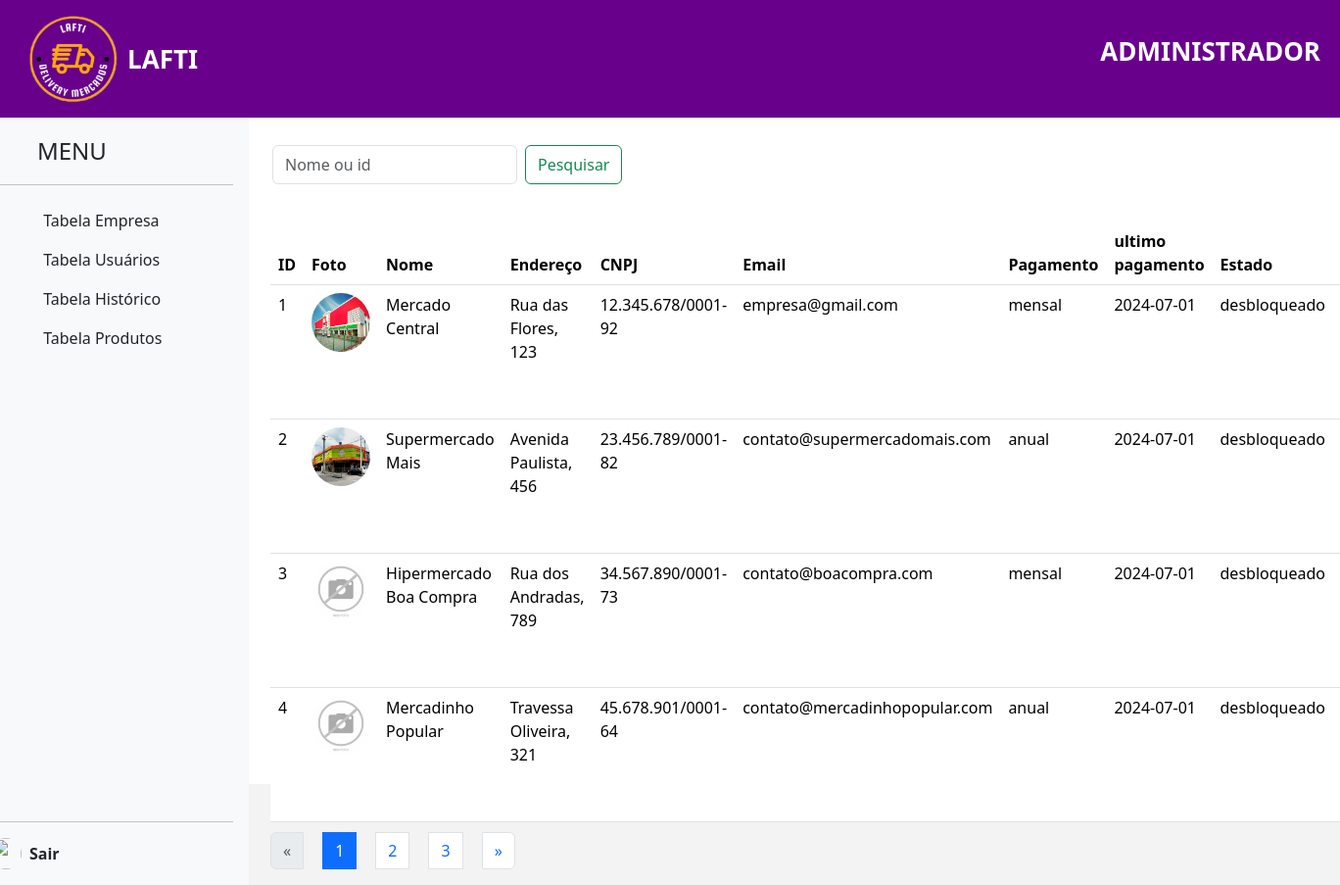
The page /pages/admin/TabelaEmpresa.php (signed in) on the database its author committed.
### tables this page shows
CREATE TABLE `empresas` (
  `id` int(30) NOT NULL,
  `usertype` varchar(10) NOT NULL,
  `foto` varchar(150) NOT NULL,
  `nome` varchar(130) NOT NULL,
  `endereco` varchar(150) NOT NULL,
  `cnpj` varchar(120) NOT NULL,
  `email` varchar(120) NOT NULL,
  `telefone` varchar(16) NOT NULL,
  `senha` varchar(30) NOT NULL,
  `tipo_pagamento` varchar(10) NOT NULL,
  `data_pagamento` date NOT NULL,
  `estado` varchar(13) NOT NULL,
  `aberto` time NOT NULL,
  `fechado` time NOT NULL,
  `dias` varchar(100) NOT NULL
);

### pages/admin/TabelaEmpresa.php (the view, shortened to what this page needs)
<?php
include "../../conexao.php";
if ($_SERVER['REQUEST_METHOD'] == 'POST') {
    $id = $_POST['id'] ?? null;
    $action = $_POST['action'] ?? null;
    $pesquisa = $_POST['busca'] ?? '';
    if ($action == 'pesquisar') {
    } elseif ($action == 'Bloquear') {
        $sql = "UPDATE `empresas` SET `estado`='bloqueado' WHERE id = $id";
        if (mysqli_query($conn, $sql)) {
        } else {
        }
    } elseif ($action == 'Desbloquear') {
        $sql = "UPDATE `empresas` SET `estado`='desbloqueado' WHERE id = $id";
        if (mysqli_query($conn, $sql)) {
            echo "Empresa desbloqueada com sucesso.";
        } else {
            echo "Erro ao desbloquear empresa: " . mysqli_error($conn);
        }
    } elseif ($action == 'Excluir') {
        echo "Usuário com ID $id excluído.";
    } else {
        echo "Nenhuma ação válida foi selecionada.";
    }
} else {
    $pesquisa = '';
}
$sql = "SELECT * FROM empresas WHERE nome LIKE '%$pesquisa%' OR id LIKE '%$pesquisa%'";
$resultados_por_pagina = 4;
if (isset($_GET['pagina']) && is_numeric($_GET['pagina'])) {
    $pagina = (int) $_GET['pagina'];
} else {
    $pagina = 1;
}
$sql_total = "SELECT COUNT(*) FROM empresas";
$result_total = mysqli_query($conn, $sql_total);
$row_total = mysqli_fetch_array($result_total);
$total_empresas = $row_total[0];
$total_paginas = ceil($total_empresas / $resultados_por_pagina);
$offset = ($pagina - 1) * $resultados_por_pagina;
$sql .= " LIMIT $offset, $resultados_por_pagina";
$dados = mysqli_query($conn, $sql);
?>
<!DOCTYPE html>
<html lang="pt-br" style="width: 100%;">
<head>
    <link rel="stylesheet" href="../../acetts/css/styleuser.css">
    <link href='https://unpkg.com/boxicons@2.1.1/css/boxicons.min.css' rel='stylesheet'>
</head>
<body style="display: inline-block; width: 100%;">
<nav>
    <div>
        <img src="../../icons/img-01.png" class="nav-logo">
        <p>LAFTI</p>
    </div>
    <div>
        <ul>
            <p>ADMINISTRADOR</p>
        </ul>
    </div>
</nav>
<section class="principal">
    <?php include "navbarLateral.php"; ?>
    <div class="container" style="margin-left: 0px;">
        <nav class="navbar bg-body">
            <div class="container">
                <form class="d-flex" role="search" action="TabelaEmpresa.php" method="POST">
                    <input class="form-control me-2" type="search" placeholder="Nome ou id" aria-label="Search" name="busca" style="height: 40px; width: 250px;">
                    <button class="btn btn-outline-success" type="submit" name="action" value="pesquisar">Pesquisar</button>
                </form>
            </div>
        </nav>
        <table class="table table-hover">
            <thead>
                <tr>
                    <th scope="col">ID</th>
                    <th scope="col">Foto</th>
                    <th scope="col">Nome</th>
                    <th scope="col">Endereço</th>
                    <th scope="col">CNPJ</th>
                    <th scope="col">Email</th>
                    <th scope="col">Pagamento</th>
                    <th scope="col">ultimo pagamento</th>
                    <th scope="col">Estado</th>
                    <th scope="col" style="width: 134px;">Funções</th>
                </tr>
            </thead>
            <tbody>
                <?php
                while ($linha = mysqli_fetch_assoc($dados)) {
                    $id = $linha['id'];
                    $foto = !empty($linha['foto']) ? $linha['foto'] : 'img/semfoto.jfif';
                    $nome = $linha['nome'];
                    $endereco = $linha['endereco'];
                    $cnpj = $linha['cnpj'];
                    $email = $linha['email'];
                    $tipo = $linha['tipo_pagamento'];
                    $data = $linha['data_pagamento'];
                    $estado = $linha['estado'];
                    echo "<tr>
                        <td>$id</td>
                        <td><img src='../PainelEmpresa/$foto' style='width:60px; height:60px; border-radius: 100%;'></td>
                        <td>$nome</td>
                        <td>$endereco</td>
                        <td>$cnpj</td>
                        <td>$email</td>
                        <td>$tipo</td>
                        <td>$data</td>
                        <td>$estado</td>
                        <td style='width: 163px;'>
                            <form action='TabelaEmpresa.php' method='POST' style='display: inline-block;'>
                                <input type='hidden' name='id' value='$id'>
                                <input type='hidden' name='action' value='Bloquear'>
                                <input type='image' src='../../icons/bloquear.png' width='45px' alt='Bloquear' class='btn btn-warning'>
                            </form>
                            <form action='TabelaEmpresa.php' method='POST' style='display: inline-block;'>
                                <input type='hidden' name='id' value='$id'>
                                <input type='hidden' name='action' value='Desbloquear'>
                                <input type='image' src='../../icons/desbloquear.png' width='45px' alt='Desbloquear' class='btn btn-warning'>
                            </form>
                            <button type='button' class='btn btn-danger' data-bs-toggle='modal' data-bs-target='#confirmar' onclick='pegar_dados($id, \"$nome\")' style='width: 46px; height: 33px; padding-left: 9px; padding-top: 2px;'>
                                <img src='../../icons/excluir.png' width='22px;' alt='Excluir'>
                            </button>
                        </td>
                    </tr>";
                }
                ?>
            </tbody>
        </table>
        <section aria-label="Page navigation example">
        <ul class="pagination">
            <li class="page-item <?= ($pagina <= 1) ? 'disabled' : '' ?>">
                <a class="page-link" href="<?= ($pagina > 1) ? '?pagina=' . ($pagina - 1) : '#' ?>" aria-label="Previous">
                    <span aria-hidden="true">&laquo;</span>
                </a>
            </li>
            <?php for ($i = 1; $i <= $total_paginas; $i++): ?>
                <li class="page-item <?= ($i == $pagina) ? 'active' : '' ?>">
                    <a class="page-link" href="?pagina=<?= $i ?>"><?= $i ?></a>
                </li>
            <?php endfor; ?>
            <li class="page-item <?= ($pagina >= $total_paginas) ? 'disabled' : '' ?>">
                <a class="page-link" href="<?= ($pagina < $total_paginas) ? '?pagina=' . ($pagina + 1) : '#' ?>" aria-label="Next">
                    <span aria-hidden="true">&raquo;</span>
                </a>
            </li>
        </ul>
    </section>
    </div>
</section>
<link href="https://cdn.jsdelivr.net/npm/bootstrap@5.3.3/dist/css/bootstrap.min.css" rel="stylesheet">
</body>
</html>

### acetts/css/styleuser.css (style rules this page uses)
body, html { height: 100%; margin: 0; padding: 0; background-color: #F3F3F3; }
nav { background-color: #68008B; height: 15%; display: flex; align-items: center; justify-content: space-between; }
nav div { display: flex; flex-direction: row; align-items: center; margin: 20px; }
.nav-logo { height:90px ; width:90px ; margin-left: 10px; }
nav p { margin-left: 10px; margin-top: 0; margin-bottom: 0; color: #ffffff; font-size: 26px; font-weight: bold; }
nav input { width: 280px; height: 27px; border: none; padding-left: 10px; }
.principal { display: flex; justify-content: center; }
.container { height: 100%; }
.table.table-hover { margin: 10px 10px; }
ul { list-style: none; padding: 0; margin: 0; }
li { display: inline-block; margin: 0 10px; }
a { text-decoration: none; }

### rows shown on the page
empresas: id "1", foto (picture), nome "Mercado Central", endereco "Rua das Flores, 123", cnpj "12.345.678/0001-92", email "empresa@gmail.com", tipo_pagamento "mensal", data_pagamento "2024-07-01", estado "desbloqueado"
empresas: id "2", foto (picture), nome "Supermercado Mais", endereco "Avenida Paulista, 456", cnpj "23.456.789/0001-82", email "contato@supermercadomais.com", tipo_pagamento "anual", data_pagamento "2024-07-01", estado "desbloqueado"
empresas: id "3", nome "Hipermercado Boa Compra", endereco "Rua dos Andradas, 789", cnpj "34.567.890/0001-73", email "contato@boacompra.com", tipo_pagamento "mensal", data_pagamento "2024-07-01", estado "desbloqueado"
empresas: id "4", nome "Mercadinho Popular", endereco "Travessa Oliveira, 321", cnpj "45.678.901/0001-64", email "contato@mercadinhopopular.com", tipo_pagamento "anual", data_pagamento "2024-07-01", estado "desbloqueado"
